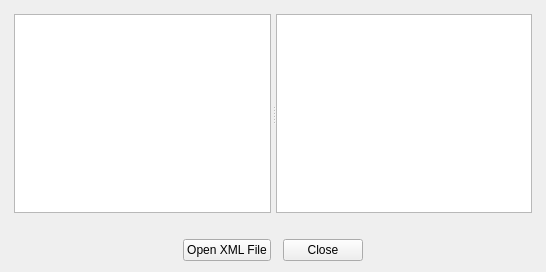
<?xml version="1.0" encoding="UTF-8"?>
<ui version="4.0">
 <class>Xml</class>
 <widget class="QWidget" name="Xml">
  <property name="geometry">
   <rect>
    <x>0</x>
    <y>0</y>
    <width>546</width>
    <height>272</height>
   </rect>
  </property>
  <property name="windowTitle">
   <string>Xml</string>
  </property>
  <layout class="QGridLayout" name="gridLayout">
   <property name="leftMargin">
    <number>14</number>
   </property>
   <property name="topMargin">
    <number>14</number>
   </property>
   <property name="rightMargin">
    <number>14</number>
   </property>
   <item row="0" column="0">
    <widget class="QSplitter" name="splitter">
     <property name="orientation">
      <enum>Qt::Horizontal</enum>
     </property>
     <property name="handleWidth">
      <number>5</number>
     </property>
     <widget class="QTreeView" name="treeView"/>
     <widget class="QTextEdit" name="textEdit"/>
    </widget>
   </item>
   <item row="1" column="0">
    <spacer name="verticalSpacer">
     <property name="orientation">
      <enum>Qt::Vertical</enum>
     </property>
     <property name="sizeType">
      <enum>QSizePolicy::Fixed</enum>
     </property>
     <property name="sizeHint" stdset="0">
      <size>
       <width>20</width>
       <height>20</height>
      </size>
     </property>
    </spacer>
   </item>
   <item row="2" column="0">
    <layout class="QHBoxLayout" name="horizontalLayout">
     <property name="spacing">
      <number>12</number>
     </property>
     <item>
      <spacer name="horizontalSpacer_2">
       <property name="orientation">
        <enum>Qt::Horizontal</enum>
       </property>
       <property name="sizeHint" stdset="0">
        <size>
         <width>40</width>
         <height>20</height>
        </size>
       </property>
      </spacer>
     </item>
     <item>
      <widget class="QPushButton" name="openPB">
       <property name="text">
        <string>Open XML File</string>
       </property>
      </widget>
     </item>
     <item>
      <widget class="QPushButton" name="closePB">
       <property name="text">
        <string>Close</string>
       </property>
      </widget>
     </item>
     <item>
      <spacer name="horizontalSpacer_1">
       <property name="orientation">
        <enum>Qt::Horizontal</enum>
       </property>
       <property name="sizeHint" stdset="0">
        <size>
         <width>48</width>
         <height>20</height>
        </size>
       </property>
      </spacer>
     </item>
    </layout>
   </item>
  </layout>
 </widget>
 <tabstops>
  <tabstop>treeView</tabstop>
  <tabstop>openPB</tabstop>
  <tabstop>closePB</tabstop>
 </tabstops>
 <resources/>
 <connections/>
</ui>
